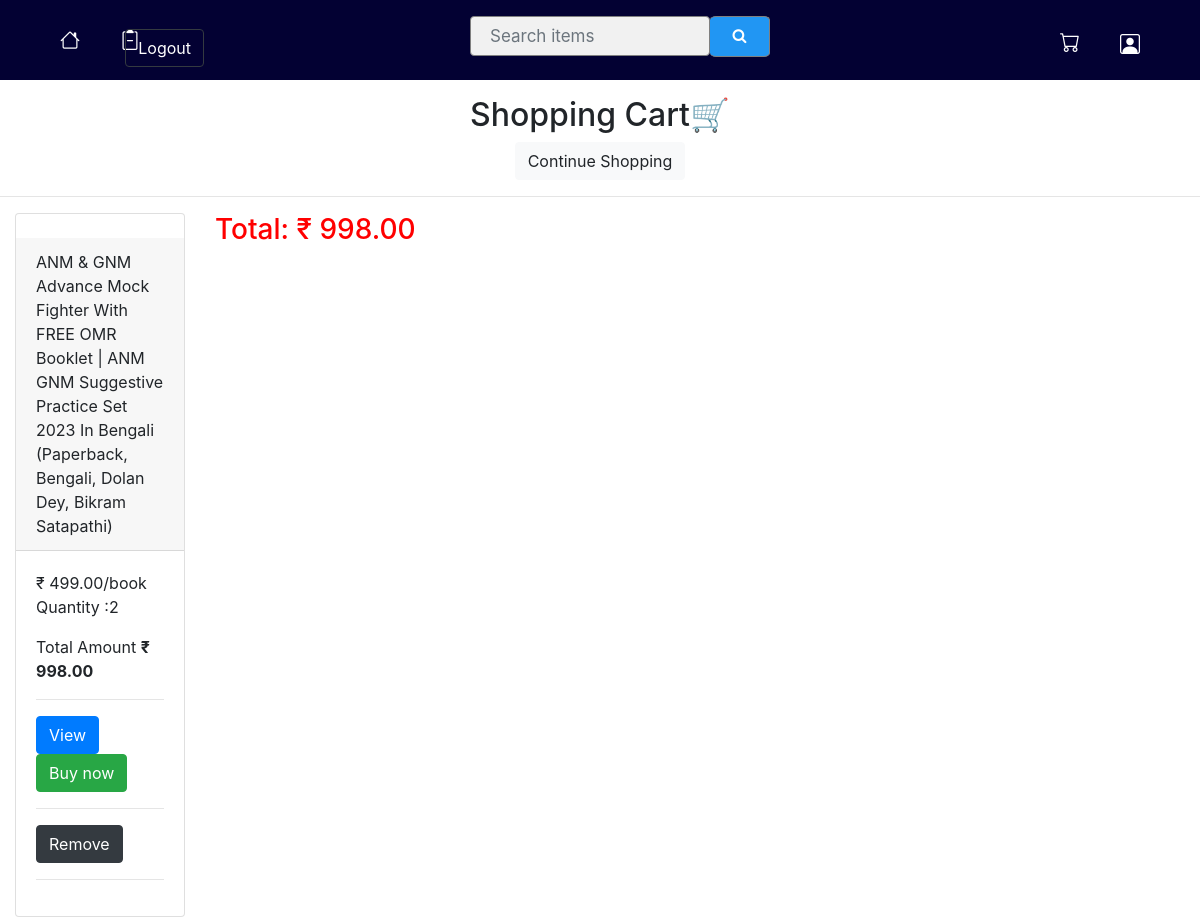
The app's page /cart/ (signed in) with its own data.
### book/models.py (models this page shows)
class Cart(models.Model):
    user = models.ForeignKey(User, on_delete=models.CASCADE)
    product = models.ForeignKey(Book, on_delete=models.CASCADE)
    image_url = models.CharField(max_length = 2083, default=False)
    quantity = models.PositiveIntegerField(default=1)
    price = models.DecimalField(max_digits=6, decimal_places=2)

class Book(models.Model):
    user = models.ForeignKey(User,on_delete=models.CASCADE ,blank=True, null=True)
    book_type = models.CharField(max_length=200, choices=Type1)
    title = models.CharField(max_length=200)
    author = models.CharField(max_length=150)
    description = models.CharField(max_length=500)
    price = models.IntegerField()
    image_url = models.CharField(max_length=2000, blank=True)
    genre=models.CharField(max_length=200)
    book_available = models.BooleanField(blank=True)
    def __str__(self):
        return self.title

### book/views.py (the view)
# urls.py: path('cart/', views.cart, name='cart'),
def cart(request):
    cart_items = Cart.objects.filter(user=request.user)
    total = sum(item.price * item.quantity for item in cart_items)
    return render(request, 'cart.html', {'cart_items': cart_items, 'total': total})

### templatetags/custom_filters.py (called while the page is built)
@register.filter(name='mul')
def mul(value, arg):
    return value * arg

### templates/cart.html (shortened to what this page needs)
{% load custom_filters %}
{% block content %}
{% include 'navbar.html' %}
<!DOCTYPE html>
<html lang="en" xmlns="http://www.w3.org/1999/html">
<head>
        <link rel="stylesheet" href="https://cdn.jsdelivr.net/npm/bootstrap@4.0.0/dist/css/bootstrap.min.css">
</head>
<body >
{% if request.user.is_authenticated %}
<center><h2>Shopping Cart&#128722; </h2>
<a href="/list1"><button class="btn btn-light">Continue Shopping</button></a></center>
<hr>
<div class="container-fluid">
    <div class="row">
   {% for cart_item in cart_items %}
 <div class="col-sm-2 d-flex align-item-stretch">
            <div class="card">
           <center><div class="image"><img src="{{ cart_item.image_url }}" class="card-image-top"  width="90rem%"  alt=""></div></center>
                    <div class="card-header">{{ cart_item.product }}</div>
                <div class="card-body">
        <div class="card-text">₹ {{ cart_item.price }}/book
            <div class="card-text"><p>Quantity :{{ cart_item.quantity }}</p>
    <div class="card-text"><p>Total Amount <b>₹ {{ cart_item.price|mul:cart_item.quantity }}</b></p></div>
            </div>
            <hr>
            <a href="{% url 'detail1' cart_item.product.id %}"><button class="btn btn-primary">View</button></a>
    <a href="{% url 'checkout-view' cart_item.product.id %}"><button class="btn btn-success">Buy now</button></a></div>
                    <hr>
        <form action="{% url 'remove_from_cart' cart_item.id %}" method="POST">
            <button class="btn btn-dark" type="submit">Remove</button>
        </form>
                    <hr>
                </div></div></div>
        {% empty %}
                    <center><h1 style="font-family:gabriola">Your cart seems to be empty<a href="/list1">&nbsp;Go to store</a></h1></center>
        {% endfor %}
<h3 style="color:red">&nbsp;&nbsp;Total: ₹  {{ total }}</h3>
{% else %}
        <a href="/signin">Login</a>
{% endif %}
{% endblock content %}
</body>
</html>

### book/static/css/nav.css (style rules this page uses)
* { box-sizing: border-box; }

### records on screen
Cart: product "ANM & GNM Advance Mock Fighter With FREE OMR Booklet | ANM GNM Suggestive Practice Set 2023 In Bengali (Paperback, Bengali, Dolan Dey, Bikram Satapathi)", price "499.00", quantity "2", price|mul "998.00"

### other values on screen
{{ total }} "998.00"
